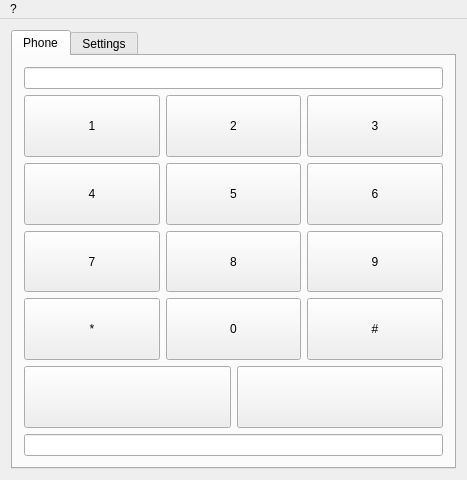
<?xml version="1.0" encoding="UTF-8"?>
<ui version="4.0">
 <class>MainWindow</class>
 <widget class="QMainWindow" name="MainWindow">
  <property name="geometry">
   <rect>
    <x>0</x>
    <y>0</y>
    <width>467</width>
    <height>480</height>
   </rect>
  </property>
  <property name="windowTitle">
   <string>MetaVoIP</string>
  </property>
  <widget class="QWidget" name="centralWidget">
   <layout class="QGridLayout" name="gridLayout">
    <item row="0" column="0">
     <widget class="QTabWidget" name="tabWidget">
      <property name="currentIndex">
       <number>0</number>
      </property>
      <widget class="QWidget" name="tab">
       <attribute name="title">
        <string>Phone</string>
       </attribute>
       <layout class="QGridLayout" name="gridLayout_2">
        <item row="6" column="0">
         <widget class="QLineEdit" name="number">
          <property name="font">
           <font>
            <pointsize>8</pointsize>
           </font>
          </property>
          <property name="text">
           <string/>
          </property>
          <property name="alignment">
           <set>Qt::AlignCenter</set>
          </property>
          <property name="readOnly">
           <bool>false</bool>
          </property>
          <property name="clearButtonEnabled">
           <bool>true</bool>
          </property>
         </widget>
        </item>
        <item row="3" column="0">
         <layout class="QHBoxLayout" name="horizontalLayout_3">
          <item>
           <widget class="QPushButton" name="b7">
            <property name="sizePolicy">
             <sizepolicy hsizetype="Minimum" vsizetype="Minimum">
              <horstretch>0</horstretch>
              <verstretch>0</verstretch>
             </sizepolicy>
            </property>
            <property name="text">
             <string>7</string>
            </property>
           </widget>
          </item>
          <item>
           <widget class="QPushButton" name="b8">
            <property name="sizePolicy">
             <sizepolicy hsizetype="Minimum" vsizetype="Minimum">
              <horstretch>0</horstretch>
              <verstretch>0</verstretch>
             </sizepolicy>
            </property>
            <property name="text">
             <string>8</string>
            </property>
           </widget>
          </item>
          <item>
           <widget class="QPushButton" name="b9">
            <property name="sizePolicy">
             <sizepolicy hsizetype="Minimum" vsizetype="Minimum">
              <horstretch>0</horstretch>
              <verstretch>0</verstretch>
             </sizepolicy>
            </property>
            <property name="text">
             <string>9</string>
            </property>
           </widget>
          </item>
         </layout>
        </item>
        <item row="1" column="0">
         <layout class="QHBoxLayout" name="horizontalLayout">
          <item>
           <widget class="QPushButton" name="b1">
            <property name="sizePolicy">
             <sizepolicy hsizetype="Minimum" vsizetype="Minimum">
              <horstretch>0</horstretch>
              <verstretch>0</verstretch>
             </sizepolicy>
            </property>
            <property name="text">
             <string>1</string>
            </property>
           </widget>
          </item>
          <item>
           <widget class="QPushButton" name="b2">
            <property name="sizePolicy">
             <sizepolicy hsizetype="Minimum" vsizetype="Minimum">
              <horstretch>0</horstretch>
              <verstretch>0</verstretch>
             </sizepolicy>
            </property>
            <property name="text">
             <string>2</string>
            </property>
           </widget>
          </item>
          <item>
           <widget class="QPushButton" name="b3">
            <property name="sizePolicy">
             <sizepolicy hsizetype="Minimum" vsizetype="Minimum">
              <horstretch>0</horstretch>
              <verstretch>0</verstretch>
             </sizepolicy>
            </property>
            <property name="text">
             <string>3</string>
            </property>
           </widget>
          </item>
         </layout>
        </item>
        <item row="2" column="0">
         <layout class="QHBoxLayout" name="horizontalLayout_2">
          <item>
           <widget class="QPushButton" name="b4">
            <property name="sizePolicy">
             <sizepolicy hsizetype="Minimum" vsizetype="Minimum">
              <horstretch>0</horstretch>
              <verstretch>0</verstretch>
             </sizepolicy>
            </property>
            <property name="minimumSize">
             <size>
              <width>0</width>
              <height>0</height>
             </size>
            </property>
            <property name="text">
             <string>4</string>
            </property>
            <property name="default">
             <bool>false</bool>
            </property>
            <property name="flat">
             <bool>false</bool>
            </property>
           </widget>
          </item>
          <item>
           <widget class="QPushButton" name="b5">
            <property name="sizePolicy">
             <sizepolicy hsizetype="Minimum" vsizetype="Minimum">
              <horstretch>0</horstretch>
              <verstretch>0</verstretch>
             </sizepolicy>
            </property>
            <property name="text">
             <string>5</string>
            </property>
           </widget>
          </item>
          <item>
           <widget class="QPushButton" name="b6">
            <property name="sizePolicy">
             <sizepolicy hsizetype="Minimum" vsizetype="Minimum">
              <horstretch>0</horstretch>
              <verstretch>0</verstretch>
             </sizepolicy>
            </property>
            <property name="text">
             <string>6</string>
            </property>
           </widget>
          </item>
         </layout>
        </item>
        <item row="4" column="0">
         <layout class="QHBoxLayout" name="horizontalLayout_4">
          <item>
           <widget class="QPushButton" name="bStar">
            <property name="sizePolicy">
             <sizepolicy hsizetype="Minimum" vsizetype="Minimum">
              <horstretch>0</horstretch>
              <verstretch>0</verstretch>
             </sizepolicy>
            </property>
            <property name="text">
             <string>*</string>
            </property>
           </widget>
          </item>
          <item>
           <widget class="QPushButton" name="b0">
            <property name="sizePolicy">
             <sizepolicy hsizetype="Minimum" vsizetype="Minimum">
              <horstretch>0</horstretch>
              <verstretch>0</verstretch>
             </sizepolicy>
            </property>
            <property name="text">
             <string>0</string>
            </property>
           </widget>
          </item>
          <item>
           <widget class="QPushButton" name="bPound">
            <property name="sizePolicy">
             <sizepolicy hsizetype="Minimum" vsizetype="Minimum">
              <horstretch>0</horstretch>
              <verstretch>0</verstretch>
             </sizepolicy>
            </property>
            <property name="text">
             <string>#</string>
            </property>
           </widget>
          </item>
         </layout>
        </item>
        <item row="5" column="0">
         <layout class="QHBoxLayout" name="horizontalLayout_5">
          <item>
           <widget class="QPushButton" name="phoneButton">
            <property name="sizePolicy">
             <sizepolicy hsizetype="Minimum" vsizetype="Minimum">
              <horstretch>0</horstretch>
              <verstretch>0</verstretch>
             </sizepolicy>
            </property>
            <property name="text">
             <string/>
            </property>
            <property name="icon">
             <iconset resource="images.qrc">
              <normaloff>:/images/phone.png</normaloff>:/images/phone.png</iconset>
            </property>
           </widget>
          </item>
          <item>
           <widget class="QPushButton" name="hangButton">
            <property name="sizePolicy">
             <sizepolicy hsizetype="Minimum" vsizetype="Minimum">
              <horstretch>0</horstretch>
              <verstretch>0</verstretch>
             </sizepolicy>
            </property>
            <property name="text">
             <string/>
            </property>
            <property name="icon">
             <iconset resource="images.qrc">
              <normaloff>:/images/phone_hang.png</normaloff>:/images/phone_hang.png</iconset>
            </property>
           </widget>
          </item>
         </layout>
        </item>
        <item row="0" column="0">
         <widget class="QLineEdit" name="info">
          <property name="alignment">
           <set>Qt::AlignCenter</set>
          </property>
          <property name="readOnly">
           <bool>true</bool>
          </property>
         </widget>
        </item>
       </layout>
      </widget>
      <widget class="QWidget" name="tab_2">
       <attribute name="title">
        <string>Settings</string>
       </attribute>
       <layout class="QGridLayout" name="gridLayout_3">
        <item row="1" column="1">
         <widget class="QLabel" name="sipUserText">
          <property name="minimumSize">
           <size>
            <width>150</width>
            <height>0</height>
           </size>
          </property>
          <property name="text">
           <string>SIP Username:</string>
          </property>
         </widget>
        </item>
        <item row="2" column="1">
         <widget class="QLineEdit" name="sipUser">
          <property name="text">
           <string/>
          </property>
          <property name="alignment">
           <set>Qt::AlignCenter</set>
          </property>
          <property name="readOnly">
           <bool>false</bool>
          </property>
          <property name="placeholderText">
           <string>1234</string>
          </property>
         </widget>
        </item>
        <item row="3" column="1">
         <widget class="QLabel" name="sipPassText">
          <property name="minimumSize">
           <size>
            <width>150</width>
            <height>0</height>
           </size>
          </property>
          <property name="text">
           <string>SIP Password:</string>
          </property>
         </widget>
        </item>
        <item row="4" column="1">
         <widget class="QLineEdit" name="sipPass">
          <property name="text">
           <string/>
          </property>
          <property name="echoMode">
           <enum>QLineEdit::Password</enum>
          </property>
          <property name="alignment">
           <set>Qt::AlignCenter</set>
          </property>
          <property name="readOnly">
           <bool>false</bool>
          </property>
         </widget>
        </item>
        <item row="5" column="1">
         <widget class="QLabel" name="sipServerText">
          <property name="minimumSize">
           <size>
            <width>150</width>
            <height>0</height>
           </size>
          </property>
          <property name="text">
           <string>SIP Server:</string>
          </property>
         </widget>
        </item>
        <item row="12" column="1">
         <widget class="QPushButton" name="saveButton">
          <property name="text">
           <string>Save</string>
          </property>
         </widget>
        </item>
        <item row="6" column="1">
         <widget class="QLineEdit" name="sipServer">
          <property name="text">
           <string/>
          </property>
          <property name="alignment">
           <set>Qt::AlignCenter</set>
          </property>
          <property name="readOnly">
           <bool>false</bool>
          </property>
          <property name="placeholderText">
           <string>voip.zphone.local</string>
          </property>
         </widget>
        </item>
        <item row="11" column="1">
         <spacer name="verticalSpacer_2">
          <property name="orientation">
           <enum>Qt::Vertical</enum>
          </property>
          <property name="sizeHint" stdset="0">
           <size>
            <width>20</width>
            <height>40</height>
           </size>
          </property>
         </spacer>
        </item>
        <item row="9" column="1">
         <widget class="QLabel" name="sipPortText">
          <property name="text">
           <string>Sip Port:</string>
          </property>
         </widget>
        </item>
        <item row="7" column="1">
         <widget class="QLabel" name="sipProtoText">
          <property name="text">
           <string>SIP Protocol:</string>
          </property>
         </widget>
        </item>
        <item row="10" column="1">
         <widget class="QLineEdit" name="sipPort">
          <property name="text">
           <string>5060</string>
          </property>
          <property name="alignment">
           <set>Qt::AlignCenter</set>
          </property>
         </widget>
        </item>
        <item row="8" column="1">
         <widget class="QComboBox" name="sipProtoBox">
          <property name="layoutDirection">
           <enum>Qt::LeftToRight</enum>
          </property>
          <item>
           <property name="text">
            <string>UDP</string>
           </property>
          </item>
          <item>
           <property name="text">
            <string>TCP</string>
           </property>
          </item>
         </widget>
        </item>
       </layout>
      </widget>
     </widget>
    </item>
   </layout>
  </widget>
  <widget class="QMenuBar" name="menuBar">
   <property name="geometry">
    <rect>
     <x>0</x>
     <y>0</y>
     <width>467</width>
     <height>21</height>
    </rect>
   </property>
   <widget class="QMenu" name="menu">
    <property name="title">
     <string>?</string>
    </property>
    <addaction name="actionAbout"/>
    <addaction name="actionAbout_Qt"/>
   </widget>
   <addaction name="menu"/>
  </widget>
  <action name="actionAbout">
   <property name="icon">
    <iconset resource="images.qrc">
     <normaloff>:/images/logo_transparent.png</normaloff>:/images/logo_transparent.png</iconset>
   </property>
   <property name="text">
    <string>About</string>
   </property>
  </action>
  <action name="actionAbout_Qt">
   <property name="icon">
    <iconset resource="images.qrc">
     <normaloff>:/images/about.png</normaloff>:/images/about.png</iconset>
   </property>
   <property name="text">
    <string>About Qt</string>
   </property>
  </action>
 </widget>
 <layoutdefault spacing="6" margin="11"/>
 <resources>
  <include location="images.qrc"/>
 </resources>
 <connections/>
</ui>
